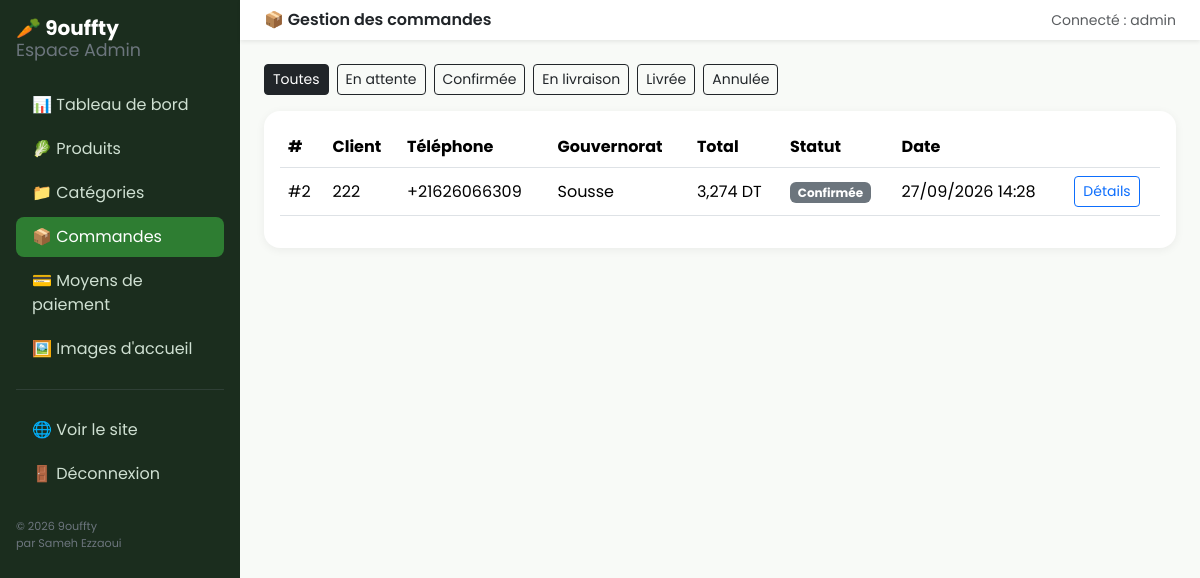
Page /gestion/commandes/ (signed in) on the earlier database version.
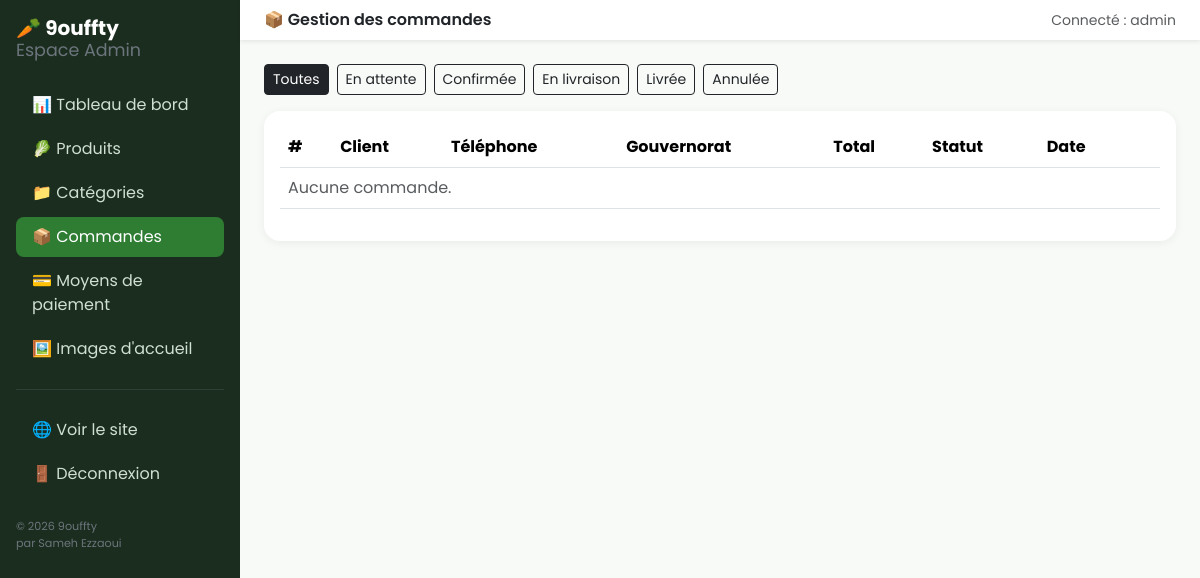
Same page on the later database version.
### boutique/models.py (models this page shows, shortened)
class Commande(models.Model):
    STATUT_CHOICES = [
        ('en_attente', 'En attente'),
        ('confirmee', 'Confirmée'),
        ('en_livraison', 'En livraison'),
        ('livree', 'Livrée'),
        ('annulee', 'Annulée'),
    ]
    GOUVERNORAT_CHOICES = [
        ('Ariana', 'Ariana'), ('Béja', 'Béja'), ('Ben Arous', 'Ben Arous'),
        ('Bizerte', 'Bizerte'), ('Gabès', 'Gabès'), ('Gafsa', 'Gafsa'),
        ('Jendouba', 'Jendouba'), ('Kairouan', 'Kairouan'), ('Kasserine', 'Kasserine'),
        ('Kébili', 'Kébili'), ('Kef', 'Le Kef'), ('Mahdia', 'Mahdia'),
        ('Manouba', 'Manouba'), ('Médenine', 'Médenine'), ('Monastir', 'Monastir'),
        ('Nabeul', 'Nabeul'), ('Sfax', 'Sfax'), ('Sidi Bouzid', 'Sidi Bouzid'),
        ('Siliana', 'Siliana'), ('Sousse', 'Sousse'), ('Tataouine', 'Tataouine'),
        ('Tozeur', 'Tozeur'), ('Tunis', 'Tunis'), ('Zaghouan', 'Zaghouan'),
    ]
    nom_client = models.CharField(max_length=150)
    telephone = models.CharField(max_length=20)
    adresse = models.TextField()
    gouvernorat = models.CharField(max_length=30, choices=GOUVERNORAT_CHOICES, default='Monastir')
    email = models.EmailField(blank=True)
    statut = models.CharField(max_length=20, choices=STATUT_CHOICES, default='en_attente')
    date_commande = models.DateTimeField(auto_now_add=True)
    date_maj = models.DateTimeField(auto_now=True)
    note = models.TextField(blank=True, help_text="Note du client ou consigne de livraison")
    class Meta:
        verbose_name = "Commande"
        verbose_name_plural = "Commandes"
        ordering = ['-date_commande']
    @property
    def total(self):
        return sum(ligne.sous_total for ligne in self.lignes.all())

class LigneCommande(models.Model):
    commande = models.ForeignKey(Commande, related_name='lignes', on_delete=models.CASCADE)
    produit = models.ForeignKey(Produit, related_name='lignes_commande', on_delete=models.SET_NULL, null=True)
    nom_produit = models.CharField(max_length=150)
    prix_unitaire = models.DecimalField(max_digits=8, decimal_places=3)
    quantite = models.PositiveIntegerField(default=1)
    @property
    def sous_total(self):
        return self.prix_unitaire * self.quantite

### dashboard/views.py (the view)
# urls.py: path('commandes/', views.commandes_liste, name='commandes_liste'),
@login_required(login_url='dashboard:login')
@user_passes_test(est_staff, login_url='dashboard:login')
def commandes_liste(request):
    commandes = Commande.objects.all()
    statut = request.GET.get('statut')
    if statut:
        commandes = commandes.filter(statut=statut)
    return render(request, 'dashboard/commandes_liste.html', {
        'commandes': commandes,
        'statut_actif': statut or '',
        'statuts': Commande.STATUT_CHOICES,
    })

### boutique/context_processors.py (called while the page is built)
def types_categories(request):
    types_utilises = (
        Categorie.objects.values_list('type_produit', flat=True).distinct()
    )
    choices_dict = dict(Categorie.TYPE_CHOICES)
    types_disponibles = [
        (code, choices_dict.get(code, code)) for code in types_utilises
    ]
    types_disponibles.sort(key=lambda t: t[1])
    return {'types_produits_nav': types_disponibles}

def moyens_paiement_global(request):
    return {'moyens_paiement_global': MoyenPaiement.objects.filter(actif=True)}

### dashboard/views.py (called while the page is built)
def est_staff(user):
    return user.is_active and user.is_staff

### templates/dashboard/commandes_liste.html (shortened to what this page needs)
{% extends 'dashboard/base_dashboard.html' %}
{% block header %}📦 Gestion des commandes{% endblock %}
{% block dashboard_content %}
<div class="d-flex flex-wrap gap-2 mb-3">
  <a href="{% url 'dashboard:commandes_liste' %}" class="btn btn-sm {% if not statut_actif %}btn-dark{% else %}btn-outline-dark{% endif %}">Toutes</a>
  {% for val, label in statuts %}
    <a href="?statut={{ val }}" class="btn btn-sm {% if statut_actif == val %}btn-dark{% else %}btn-outline-dark{% endif %}">{{ label }}</a>
  {% endfor %}
</div>
<div class="card stat-card p-3">
  <div class="table-responsive">
    <table class="table align-middle">
      <thead><tr><th>#</th><th>Client</th><th>Téléphone</th><th>Gouvernorat</th><th>Total</th><th>Statut</th><th>Date</th><th></th></tr></thead>
      <tbody>
        {% for c in commandes %}
        <tr>
          <td>#{{ c.id }}</td>
          <td>{{ c.nom_client }}</td>
          <td>{{ c.telephone }}</td>
          <td>{{ c.gouvernorat }}</td>
          <td>{{ c.total }} DT</td>
          <td><span class="badge bg-secondary">{{ c.get_statut_display }}</span></td>
          <td>{{ c.date_commande|date:"d/m/Y H:i" }}</td>
          <td><a href="{% url 'dashboard:commande_detail' c.pk %}" class="btn btn-sm btn-outline-primary">Détails</a></td>
        </tr>
        {% empty %}
        <tr><td colspan="8" class="text-muted">Aucune commande.</td></tr>
        {% endfor %}
      </tbody>
    </table>
  </div>
</div>
{% endblock %}

Differences in the rows shown:
removed Commande: id "2", nom_client "222", telephone "+21626066309", gouvernorat "Sousse", total "3,274", statut "Confirmée", date_commande "27/09/2026 14:28"
Other differences:
text now shown: "Aucune commande."
